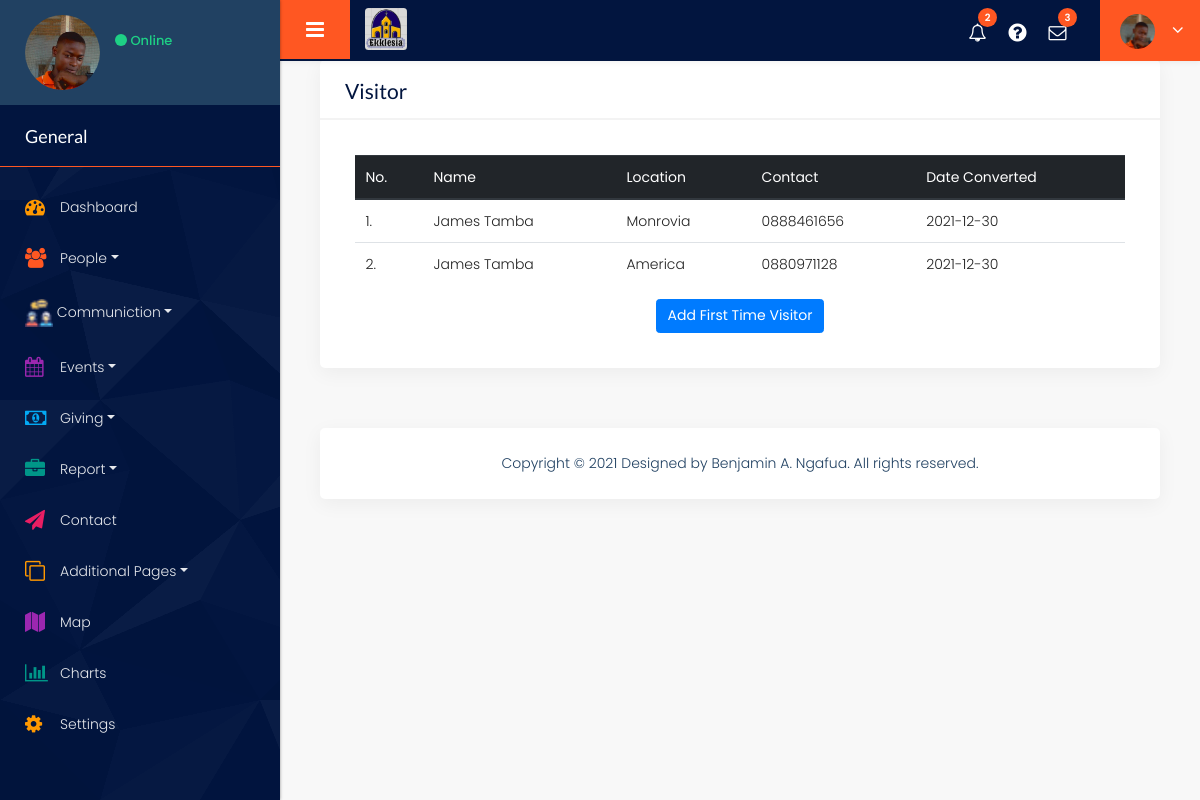
The app's page /visitor with its own data.
### tables this page shows
CREATE TABLE first_time_visitors(
id INTEGER NOT NULL, 
        name VARCHAR(150), 
        contact VARCHAR(150), 
        location VARCHAR(150),
gender VARCHAR(150), 
        date_visited DATETIME,
       PRIMARY KEY (id)
);

### churchAPP/views.py (the view)
@views.route("/visitor")
def getVisitor():
     return visitors()

### churchAPP/controller.py (called while the page is built)
def visitors():
    visitors_name = db.execute("SELECT * FROM first_time_visitors ORDER BY id")
    return render_template("first-time-visitor.html", visitors_name=visitors_name)

### churchAPP/templates/first-time-visitor.html
{% extends "layout.html" %} {% block innerContaint %}
<div class="container-fluid">
    <div class="row">
        <div class="col-md-12">
            <div class="white_shd full margin_bottom_30">
                <div class="full graph_head">
                    <div class="heading1 margin_0">
                        <h2>Visitor</h2>
                    </div>
                </div>
                <div class="table_section padding_infor_info">
                    <div class="table-responsive-sm">
                        <table class="table">
                            <thead class="thead-dark">
                                <tr>
                                    <th>No.</th>
                                    <th>Name</th>
                                    <th>Location</th>
                                    <th>Contact</th>
                                    <th>Date Converted</th>
                                </tr>
                            </thead>
                            <tbody>
                                {% for visit in visitors_name %}
                                <tr>
                                    <td>{{visit.id}}.</td>
                                    <td>{{visit.name}}</td>
                                    <td>{{visit.location}}</td>
                                    <td>{{visit.contact}}</td>
                                    <td>{{visit.date_visited}}</td>
                                </tr>
                                {% endfor %}
                            </tbody>
                        </table>
                        <div class="button_block center"><button type="button" class="btn cur-p btn-primary"><a href="/add-first-timer" id="a">Add First Time Visitor</a></button></div>
                    </div>
                </div>
            </div>
        </div>
    </div>
</div>
{% endblock %}

### churchAPP/static/style.css (style rules this page uses)
* { margin: 0; padding: 0; outline: none !important; }
html, body { font-size: 14px; font-family: 'Poppins', sans-serif; line-height: normal; font-weight: 300; overflow-x: hidden !important; }
#a { color: #fff !important; }
h1, h2, h3, h4, h5, h6 { letter-spacing: 0; font-weight: normal; position: relative; padding: 0; font-weight: normal; line-height: normal; margin: 0 }
.padding_infor_info { padding: 35px 35px; float: left; width: 100%; }
h2 { font-size: 30px; color: #000; line-height: 20px; font-weight: 700; position: relative; }
button, input, select, textarea, option { font-family: 'Poppins', sans-serif; }
.full { width: 100%; float: left; }
.heading1 h2 { line-height: normal; font-size: 21px; font-weight: 400; margin: 0; padding-left: 0; color: #02153f; letter-spacing: 0px; }
.margin_0 { margin: 0 !important; }
.center { display: flex; justify-content: center; }
.graph_head { padding: 18px 25px 15px; float: left; width: 100%; border-bottom: solid #f3f3f3 2px; }
.heading1 { float: left; padding: 0 0 20px 0; width: 100%; margin-top: 50px; }
.graph_head .heading1 { float: left; padding: 0; width: auto; }
.margin_bottom_30 { margin-bottom: 30px; }
.white_shd { background: #fff; box-shadow: 0 5px 20px rgba(0, 0, 0, 0.05); border-radius: 5px; margin-top: 0; }
.btn { font-size: 14px; }
.table thead th { font-weight: 400; }
.table-responsive-sm { overflow: auto; }

### records on screen
first_time_visitors: id "1", name "James Tamba", location "Monrovia", contact "0888461656", date_visited "2021-12-30"
first_time_visitors: id "2", name "James Tamba", location "America", contact "0880971128", date_visited "2021-12-30"
